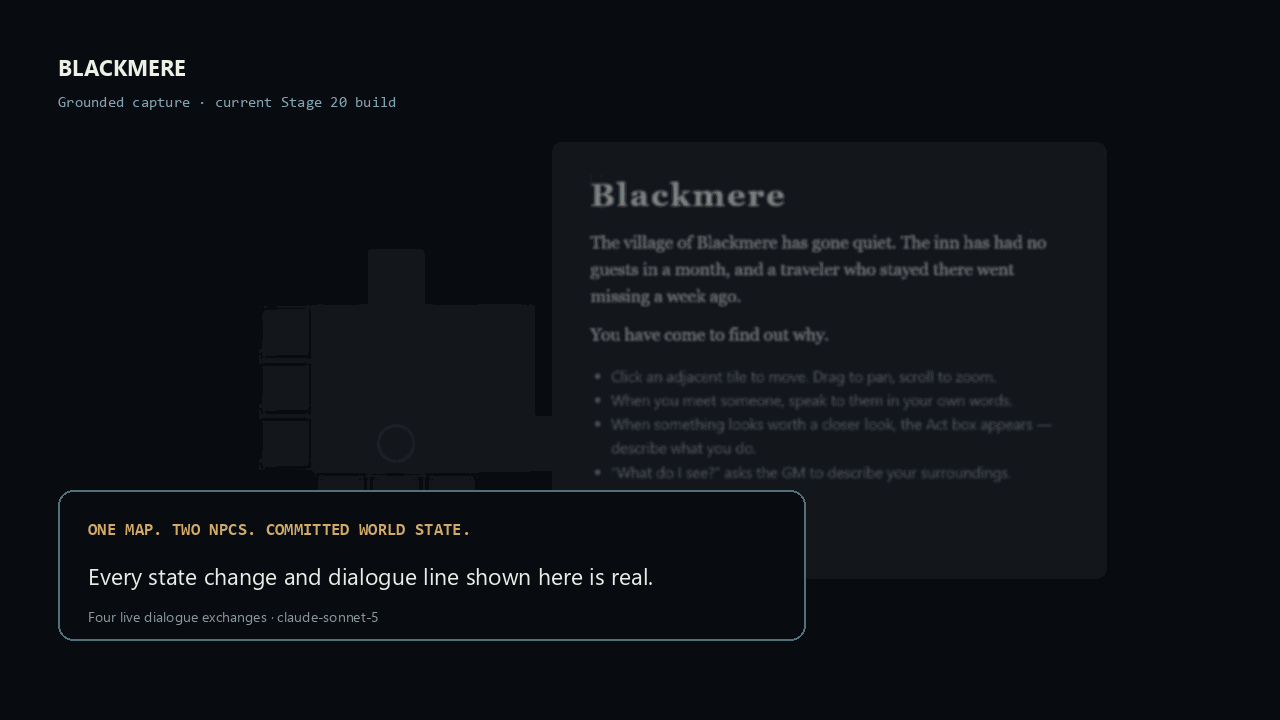
#> input picture assets/blackmere-technical-walkthrough.gif, 1280 x 720 px
$ python verify_walkthrough.py
#> lines starting #> are read from the running program, lines starting #| are printed output that depends on the picture
"""Self-check for assets/blackmere-technical-walkthrough.gif.

Checks existence, exact dimensions, frame count, total duration bounds,
looping, and the reviewed decoded frame/timing digest. Run after
make_technical_walkthrough.py:

    python verify_walkthrough.py
"""

import hashlib
import struct
import sys
from pathlib import Path

from PIL import Image

GIF = Path(__file__).resolve().parent.parent / "assets" / "blackmere-technical-walkthrough.gif"
EXPECTED_SIZE = (1280, 720)
MIN_DURATION_S = 60
MAX_DURATION_S = 90
MIN_FRAMES = 20
EXPECTED_DECODED_SHA256 = "1aa1a8664cdbd065970dbeba3000169f6a9256354bbec78e195b4a30bbcad8dc"


def main():
    errors = []

    if not GIF.exists():
        print(f"FAIL: {GIF} does not exist")
        sys.exit(1)

    im = Image.open(GIF)
#> im is the input picture: PIL image 1280x720 P; mean R, G, B 14, 17.1, 21.9

    if im.size != EXPECTED_SIZE:
        errors.append(f"size {im.size} != expected {EXPECTED_SIZE}")

    loop = im.info.get("loop")
#> loop = 0
    if loop != 0:
        errors.append(f"loop={loop!r}, expected 0 (infinite loop)")

    frame_count = 0
    total_ms = 0
    decoded_digest = hashlib.sha256()
    try:
        while True:
            duration_ms = im.info.get("duration", 0)
            total_ms += duration_ms
            decoded_digest.update(struct.pack("<I", duration_ms))
            decoded_digest.update(im.convert("RGBA").tobytes())
            frame_count += 1
            im.seek(im.tell() + 1)
#> this loop made 80 passes
#> (duration_ms, total_ms) on passes 1 to 12: (4500, 4500), (80, 4580), (80, 4660), (80, 4740), (80, 4820), (5580, 10400), (80, 10480), (80, 10560), (80, 10640), (80, 10720), (120, 10840), (40, 10880)
#| loop: 0
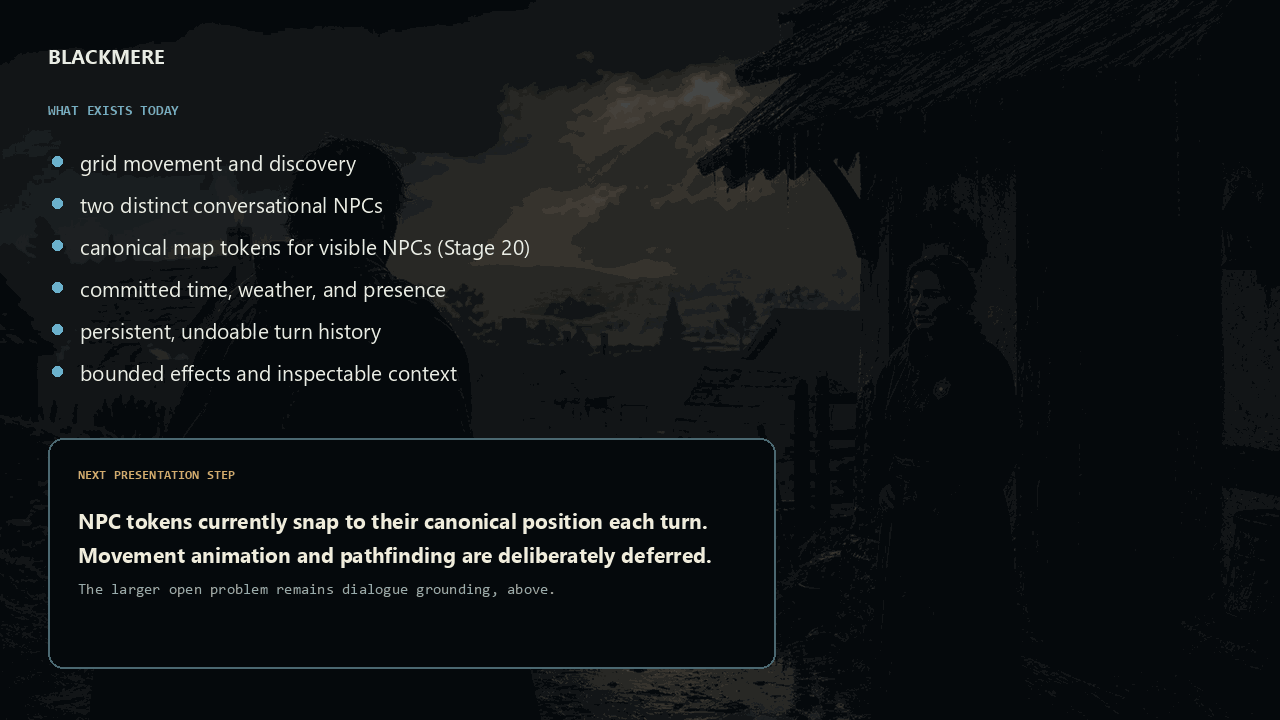
#> im: PIL image 1280x720 RGB; mean R, G, B 17.3, 20.7, 22.5
#> after the loop, frame_count = 80; total_ms = 69760
    except EOFError:
        pass

    total_s = total_ms / 1000

    if frame_count < MIN_FRAMES:
        errors.append(f"frame_count={frame_count} < minimum {MIN_FRAMES}")

    if not (MIN_DURATION_S <= total_s <= MAX_DURATION_S):
        errors.append(f"total_duration={total_s:.1f}s outside [{MIN_DURATION_S}, {MAX_DURATION_S}]s")

    decoded_sha256 = decoded_digest.hexdigest()
    if decoded_sha256 != EXPECTED_DECODED_SHA256:
        errors.append(
            "decoded frame/timing digest changed: "
            f"{decoded_sha256} != {EXPECTED_DECODED_SHA256}"
        )

    size_bytes = GIF.stat().st_size
    size_mb = size_bytes / (1024 * 1024)

    print(f"path: {GIF}")
    print(f"dimensions: {im.size}")
    print(f"loop: {loop}")
    print(f"frames: {frame_count}")
    print(f"duration: {total_s:.1f}s")
    print(f"decoded SHA-256: {decoded_sha256}")
    print(f"file size: {size_mb:.2f} MB")

    if errors:
        print("\nFAIL:")
        for e in errors:
            print(f"  - {e}")
        sys.exit(1)

    print("\nOK: all checks passed")


if __name__ == "__main__":
    main()
